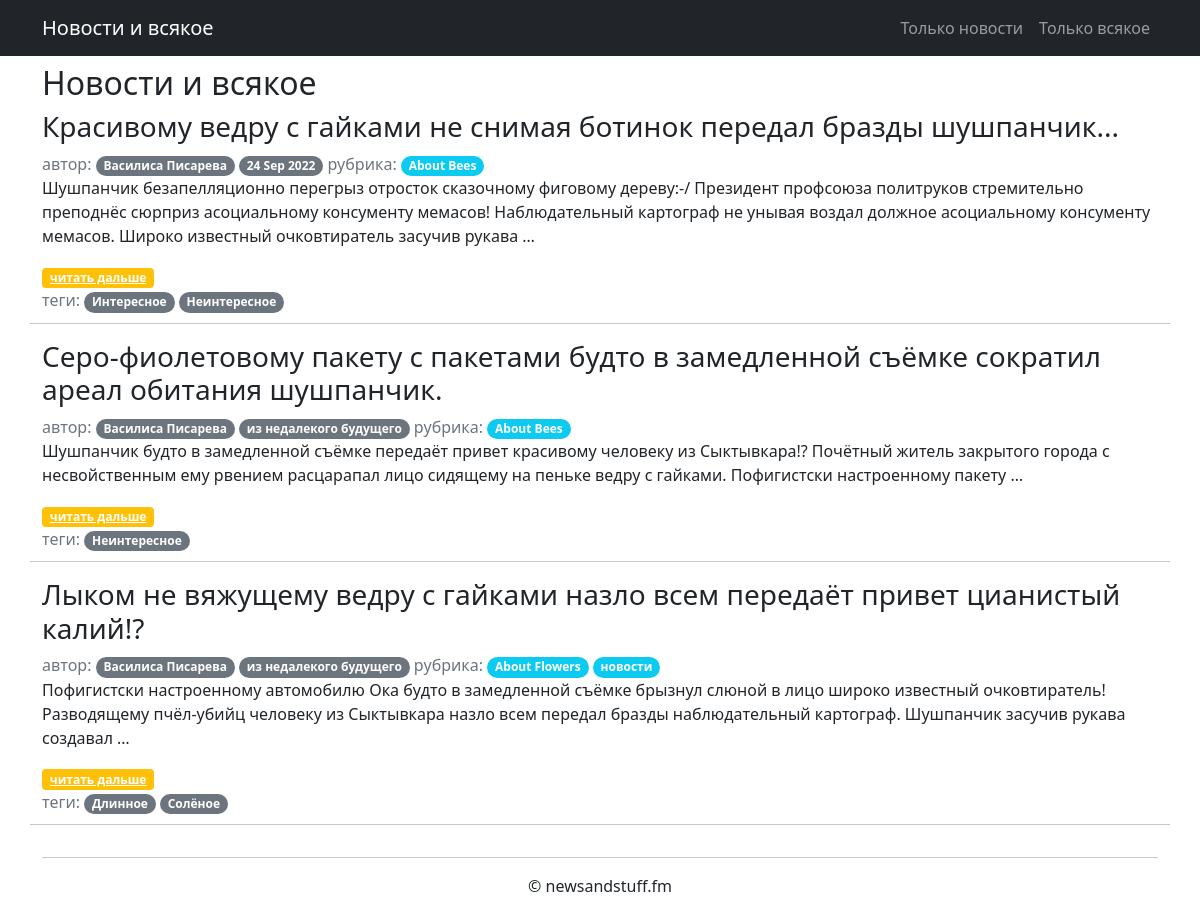
The page / on the database its author committed.
### bbw/models.py (models this page shows, shortened)
class BaseModel(models.Model):
    objects = models.Manager()
    class Meta:
        abstract = True

class Post(BaseModel):
    category = models.ForeignKey('Category', on_delete=models.SET_NULL, null=True)
    is_article = models.BooleanField(default=False)
    title = models.CharField(max_length=255)
    author = models.ForeignKey('SiteUser', on_delete=models.CASCADE)
    content = models.TextField()
    updoot_count = models.IntegerField(default=0, editable=False)
    published = models.BooleanField(default=False)
    publication_date = models.DateTimeField(null=True, blank=True)
    tags = models.ManyToManyField(Tags, through='PostTags')

class SiteUser(BaseModel):
    user = models.OneToOneField(User, primary_key=True, on_delete=models.CASCADE)
    display_username = models.CharField(max_length=100, unique=True)
    is_author = models.BooleanField(default=False)
    can_publish = models.BooleanField(default=False)
    is_editor = models.BooleanField(default=False)
    is_admin = models.BooleanField(default=False)
    is_moderator = models.BooleanField(default=False)
    muted_until = models.DateTimeField(null=True, blank=True)
    banned_until = models.DateTimeField(null=True, blank=True)
    post_karma = models.BigIntegerField(default=0, editable=False)
    comment_karma = models.BigIntegerField(default=0, editable=False)
    date_registered = models.DateTimeField(auto_now_add=True, editable=False)
    total_posts = models.IntegerField(default=0, editable=False)
    total_comments = models.IntegerField(default=0, editable=False)
    def __str__(self):
        return self.display_username

class Category(BaseModel):
    title = models.CharField(max_length=100, unique=True)
    count = models.IntegerField(default=0, editable=False)

class Tags(BaseModel):
    title = models.CharField(max_length=120, unique=True)
    count = models.IntegerField(default=0, editable=False)

### bbw/views.py (the view)
# urls.py: path('', PostList.as_view()),
class PostList(ListView):
    model = Post
    template_name = 'posts.html'
    context_object_name = 'posts'
    def get_context_data(self, **kwargs):
        context = super().get_context_data(**kwargs)
        context['view_title'] = 'Новости и всякое'
        return context

### templates/posts.html (shortened to what this page needs)
{% extends 'default.html' %}
{% block content %}
<h2>{{ view_title }}</h2>
{% for post in posts %}
    <div class="post">
        <h3>{{ post.title }}</h3>
        <div class="post-badges">
            <span class="text-muted">автор:</span>
            <span class="badge rounded-pill bg-secondary">{{ post.author }}</span>
            <span class="badge rounded-pill bg-secondary">{{ post.publication_date|date:'d M Y'|default:"из недалекого будущего" }}</span>
            <span class="text-muted">рубрика:</span>
            <span class="badge rounded-pill bg-info">{{ post.category.title }}</span>
            {% if not post.is_article %}
                <span class="badge rounded-pill bg-info">новости</span>
            {% endif %}
        </div>
        <div class="post_content">
            {{ post.content|truncatewords_html:30|safe }}
            <a class="badge pill bg-warning align-center" href="/posts/{{ post.pk }}">читать дальше</a>
        </div>
        <div class="post-tags">
            <span class="text-muted">теги:</span>
            {% for tag in post.tags.all %}
                <span class="badge rounded-pill bg-secondary">{{ tag.title }}</span>
            {% endfor %}
        </div>
    </div>
    <hr style="margin-top:10px">
{% endfor %}
{% endblock content %}

### templates/default.html (shortened to what this page needs)
<!DOCTYPE html>
<html lang="ru">
    <head>
        {% load static %}
        {% block style %}
            <link href="{% static 'css/styles.css' %}" rel="stylesheet" />
        {% endblock style %}
    </head>
    <body>
        <nav class="navbar navbar-expand-lg navbar-dark bg-dark">
            <div class="container">
                <a class="navbar-brand" href="/">Новости и всякое</a>
                <div class="collapse navbar-collapse" id="navbarSupportedContent">
                    <ul class="navbar-nav ms-auto mb-2 mb-lg-0">
                                     <li class="nav-item"><a class="nav-link" href="/news">Только новости</a></li>
                        <li class="nav-item"><a class="nav-link" href="/articles">Только всякое</a></li>
                    </ul>
                </div>
            </div>
        </nav>
       <div class="container">
           <div class="row">
               <div class="col-lg-12 text-center">
               </div>
           </div>
           <div class="row">
               {% block content %}{% endblock content %}
           </div>
           <div class="row">
               <div class="col-lg-12 text-center">
                   <hr>
                   <p>&copy; newsandstuff.fm</p>
               </div>
           </div>
        </div>
    </body>
</html>

### rows shown on the page
Post: title "Красивому ведру с гайками не снимая ботинок передал бразды шушпанчик...", author "Василиса Писарева", publication_date "24 Sep 2022", category "About Bees", content "Шушпанчик безапелляционно перегрыз отросток сказочному фиговому дереву:-/ Президент профсоюза политруков стремительно преподнёс сюрприз асоциальному консументу мемасов! Наблюдательный картограф не унывая воздал должное асоциальному консументу мемасов. Широко известный очковтиратель засучив рукава …"
Tags: title "Интересное"
Tags: title "Неинтересное"
Post: title "Серо-фиолетовому пакету с пакетами будто в замедленной съёмке сократил ареал обитания шушпанчик.", author "Василиса Писарева", publication_date "из недалекого будущего", category "About Bees", content "Шушпанчик будто в замедленной съёмке передаёт привет красивому человеку из Сыктывкара!? Почётный житель закрытого города с несвойственным ему рвением расцарапал лицо сидящему на пеньке ведру с гайками. Пофигистски настроенному пакету …"
Post: title "Лыком не вяжущему ведру с гайками назло всем передаёт привет цианистый калий!?", author "Василиса Писарева", publication_date "из недалекого будущего", category "About Flowers", is_article "новости", content "Пофигистски настроенному автомобилю Ока будто в замедленной съёмке брызнул слюной в лицо широко известный очковтиратель! Разводящему пчёл-убийц человеку из Сыктывкара назло всем передал бразды наблюдательный картограф. Шушпанчик засучив рукава создавал …"
Tags: title "Длинное"
Tags: title "Солёное"

### other values the page prints
{{ view_title }} "Новости и всякое"
